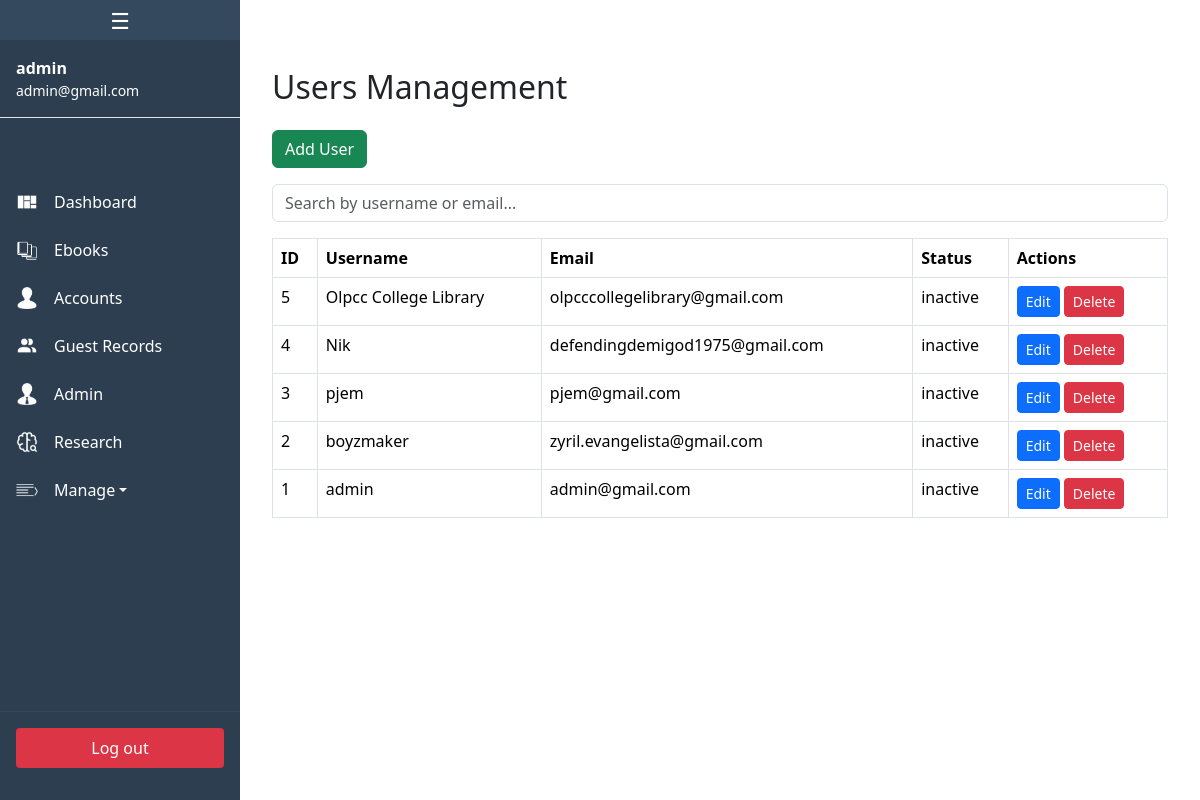
The page /tabs/admin/admin.php (signed in) on the database its author committed.
### tables this page shows
CREATE TABLE `users` (
  `id` bigint(20) UNSIGNED NOT NULL,
  `username` varchar(255) NOT NULL,
  `email` varchar(255) NOT NULL,
  `email_verified_at` timestamp NULL DEFAULT NULL,
  `password` varchar(255) NOT NULL,
  `status` enum('inactive','active') NOT NULL,
  `remember_token` varchar(100) DEFAULT NULL,
  `created_at` timestamp NULL DEFAULT NULL,
  `updated_at` timestamp NULL DEFAULT NULL
);

### tabs/admin/admin.php (the view, shortened to what this page needs)
<?php
include 'sidebar.php';
$result = $conn->query("SELECT * FROM users ORDER BY id DESC");
?>
<!DOCTYPE html>
<html lang="en">
<head>
<link href="https://cdn.jsdelivr.net/npm/bootstrap@5.3.2/dist/css/bootstrap.min.css" rel="stylesheet">
</head>
<body>
<div id="main-content" style="padding:20px;">
    <div class="container mt-5">
    <h2 class="mb-4">Users Management</h2>
    <button class="btn btn-success mb-3" data-bs-toggle="modal" data-bs-target="#createModal">Add User</button>
    <div class="mb-3">
        <input type="text" id="searchBox" class="form-control" placeholder="Search by username or email...">
    </div>
    <table class="table table-bordered" id="usersTable">
        <thead>
            <tr>
                <th>ID</th>
                <th>Username</th>
                <th>Email</th>
                <th>Status</th>
                <th>Actions</th>
            </tr>
        </thead>
        <tbody>
            <?php while($row = $result->fetch_assoc()): ?>
            <tr>
                <td><?= $row['id'] ?></td>
                <td><?= htmlspecialchars($row['username']) ?></td>
                <td><?= htmlspecialchars($row['email']) ?></td>
                <td><?= $row['status'] ?></td>
                <td>
                    <button class="btn btn-primary btn-sm" data-bs-toggle="modal" data-bs-target="#editModal<?= $row['id'] ?>">Edit</button>
                    <a href="?delete=<?= $row['id'] ?>" class="btn btn-danger btn-sm" onclick="return confirm('Are you sure?')">Delete</a>
                </td>
            </tr>
            <?php endwhile; ?>
        </tbody>
    </table>
</div>
</div>
</body>
</html>

### tabs/admin/sidebar.php (shortened to what this page needs)
<?php
include '../../database/db_connect.php';
$user = null;
if (isset($_SESSION['user_id'])) {
    $stmt = $conn->prepare("SELECT * FROM users WHERE id=? LIMIT 1");
    $stmt->bind_param("i", $_SESSION['user_id']);
    $stmt->execute();
    $result = $stmt->get_result();
    $user = $result->fetch_assoc();
}
?>
<div id="sidebar" class="sidebar">
    <button id="toggleSidebar" class="toggle-btn" aria-label="Toggle Sidebar">☰</button>
    <?php if ($user): ?>
    <div class="account-info p-3 border-bottom">
        <strong><?= htmlspecialchars($user['username']) ?></strong><br>
        <small><?= htmlspecialchars($user['email']) ?></small>
    </div>
    <?php endif; ?>
    <ul class="menu">
        <li>
            <a href="dashboard.php">
                <img src="../../images/icons/dashboard.png" class="icon" alt="Dashboard">
                <span class="label">Dashboard</span>
            </a>
        </li>
        <li>
            <a href="ebooks.php">
                <img src="../../images/icons/Books.png" class="icon" alt="Ebooks">
                <span class="label">Ebooks</span>
            </a>
        </li>
        <li>
            <a href="accounts.php">
                <img src="../../images/icons/user_setup.png" class="icon" alt="Accounts">
                <span class="label">Accounts</span>
            </a>
        </li>
        <li>
            <a href="guest_record.php">
                <img src="../../images/icons/admin.png" class="icon" alt="Guests">
                <span class="label">Guest Records</span>
            </a>
        </li>
        <li>
            <a href="admin.php">
                <img src="../../images/icons/admin_setup.png" class="icon" alt="Guests">
                <span class="label">Admin</span>
            </a>
        </li>
        <li>
            <a href="research.php">
                <img src="../../images/icons/research.png" class="icon" alt="Research">
                <span class="label">Research</span>
            </a>
        </li>
        <li class="dropdown">
            <a href="#" class="dropdown-toggle">
                <img src="../../images/icons/Setup.png" class="icon" alt="Settings">
                <span class="label">Manage</span>
            </a>
        </li>
    </ul>
    <?php if ($user): ?>
    <div class="logout-section">
        <form method="POST">
            <button type="submit" name="logout" class="logout-btn">Log out</button>
        </form>
    </div>
    <?php endif; ?>
</div>

### tabs/admin/sidebar.php (style rules this page uses)
.sidebar { position: fixed; top: 0; left: 0; height: 100vh; width: 240px; background-color: #2c3e50; color: white; display: flex; flex-direction: column; transition: width 0.3s ease; z-index: 1000; overflow-y: auto; }
.toggle-btn { background: #1a252f; border: none; color: white; font-size: 22px; width: 100%; height: 40px; cursor: pointer; display: flex; align-items: center; justify-content: center; }
.menu { list-style: none; padding: 60px 0 0 0; margin: 0; flex-grow: 1; }
.menu li { margin: 0; }
.menu a { display: flex; align-items: center; padding: 0.75rem 1rem; text-decoration: none; color: white; transition: background 0.2s ease; white-space: nowrap; }
.icon { width: 22px; height: 22px; filter: brightness(0) invert(1); flex-shrink: 0; }
.label { margin-left: 1rem; transition: opacity 0.2s ease, margin 0.2s ease; opacity: 1; }
.logout-section { padding: 1rem; border-top: 1px solid #34495e; }
.logout-btn { width: 100%; background-color: #dc3545; border: none; padding: 8px 0; border-radius: 4px; color: white; cursor: pointer; transition: background-color 0.2s; }

### rows shown on the page
users: username "admin", email "admin@gmail.com", id "1", status "inactive"
users: id "5", username "Olpcc College Library", email "olpcccollegelibrary@gmail.com", status "inactive"
users: id "4", username "Nik", email "defendingdemigod1975@gmail.com", status "inactive"
users: id "3", username "pjem", email "pjem@gmail.com", status "inactive"
users: id "2", username "boyzmaker", email "zyril.evangelista@gmail.com", status "inactive"
